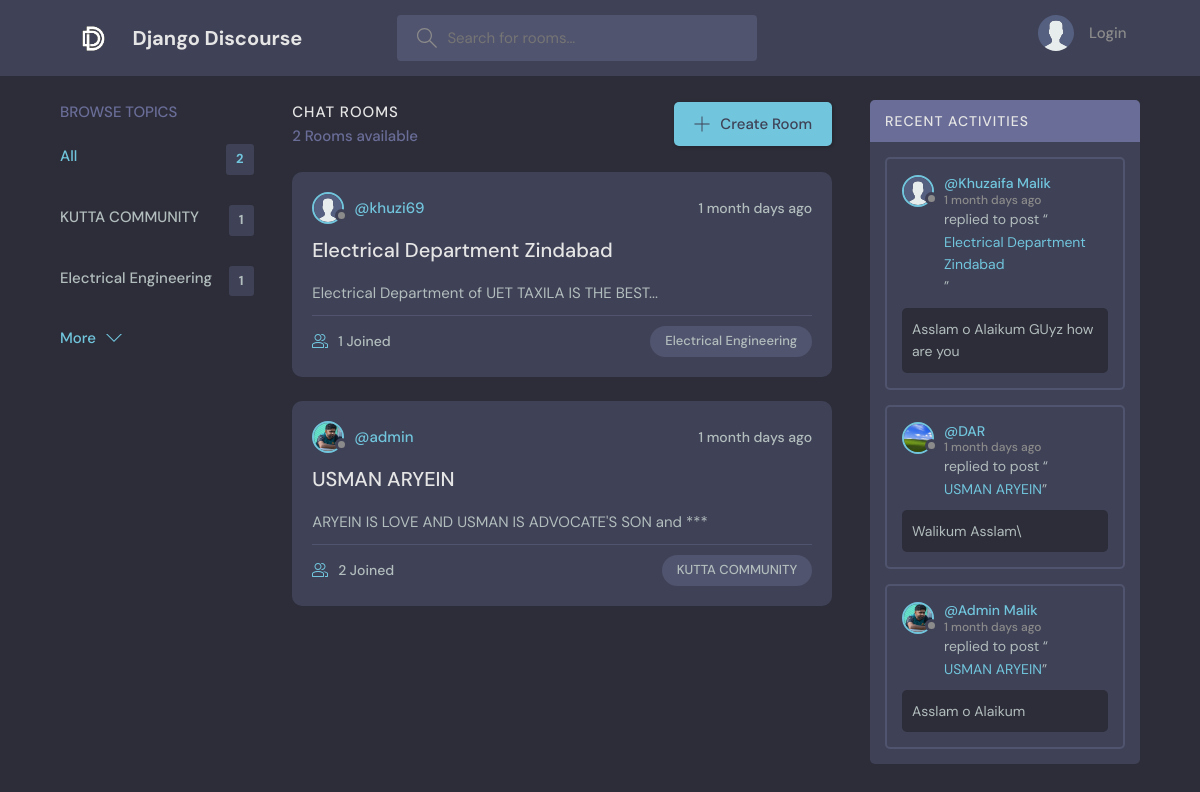
/, run on an earlier commit of the app's database.
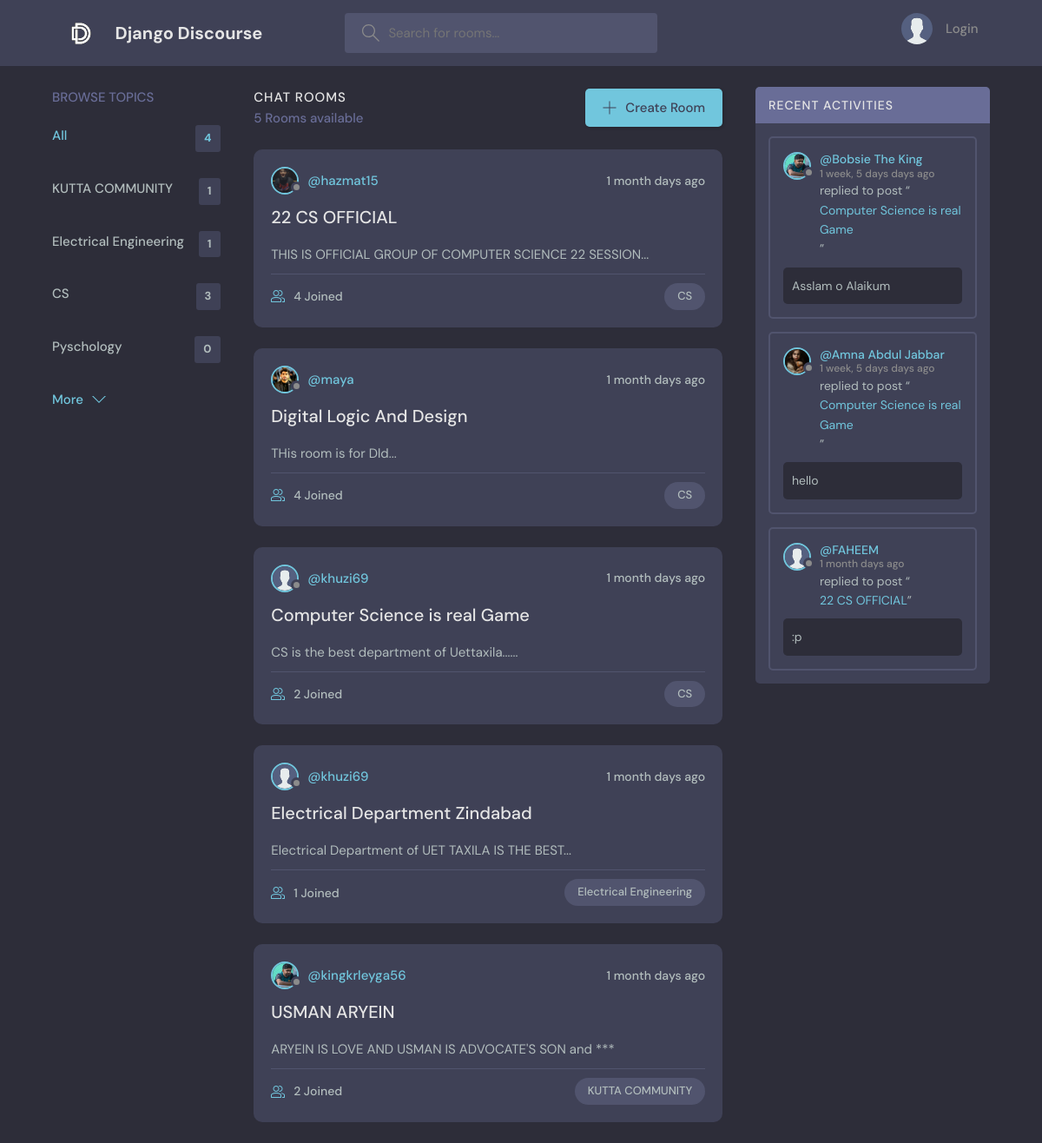
And on a later commit of the database.
### chat/models.py (models this page shows, shortened)
class Topic(models.Model):
    topic = models.CharField(max_length=200)
    def __str__(self):
        return self.topic

class Room(models.Model):
    host = models.ForeignKey(User,on_delete=models.SET_NULL,null=True)
    name = models.CharField(max_length=200)
    description = models.TextField(null=True,blank=True)
    participants = models.ManyToManyField(User,related_name="Participants",blank=True)
    topic = models.ForeignKey(Topic,on_delete=models.SET_NULL,null=True)
    updated = models.DateTimeField(auto_now=True)
    created = models.DateTimeField(auto_now_add=True)
    class Meta:
        ordering = ['-updated','-created']
    def __str__(self):
        return self.name

class User(AbstractUser):
    name = models.CharField(max_length=200,null=True)
    email = models.EmailField(unique=True,null=True)
    bio = models.TextField(null=True)
    avatar = models.ImageField(null=True,default="avatar.svg")
    USERNAME_FIELD = 'email'
    REQUIRED_FIELDS = []

class Message(models.Model):
    user = models.ForeignKey(User,on_delete=models.CASCADE)
    room = models.ForeignKey(Room,on_delete=models.CASCADE)
    message = models.TextField()
    updated = models.DateTimeField(auto_now=True)
    created = models.DateTimeField(auto_now_add=True)

### chat/views.py (the view)
# urls.py: 2. Add a URL to urlpatterns:  path('', views.home, name='home')
def home(request):
    q = request.GET.get('q')  if request.GET.get('q') != None else ''
    rooms = Room.objects.filter(
        Q(topic__topic__icontains=q) |
        Q(name__icontains=q) |
        Q(description__icontains=q)
    )
    room_count = rooms.count()
    topics = Topic.objects.all()[0:5]
    chats = Message.objects.all().order_by('-created')
    context = {'rooms' : rooms,'topics' : topics,'room_count' : room_count,'chats': chats,'page' : 'Django Discourse'}
    return render(request,'chat/home.html',context)

### chat/templates/chat/home.html (shortened to what this page needs)
{% extends "base.html" %}
{% block content %}
<main class="layout layout--3">
  <div class="container">
    {% include 'chat/topics_components.html' %}
    <div class="roomList">
      <div class="roomList__header">
        <div>
          <h2>Chat Rooms</h2>
          <p>{{room_count}} Rooms available</p>
        </div>
        <a class="btn btn--main" href="{% url 'create-room' %}">
          <svg
            version="1.1"
            xmlns="http://www.w3.org/2000/svg"
            width="32"
            height="32"
            viewBox="0 0 32 32"
          >
            <title>add</title>
            <path
              d="M16.943 0.943h-1.885v14.115h-14.115v1.885h14.115v14.115h1.885v-14.115h14.115v-1.885h-14.115v-14.115z"
            ></path>
          </svg>
          Create Room
        </a>
      </div>
      {% include 'chat/feed_components.html' %}
    </div>
    {% include 'chat/activity_components.html' %}
  </div>
</main>
{% endblock  %}

### chat/templates/chat/topics_components.html
<div class="topics">
    <div class="topics__header">
      <h2>Browse Topics</h2>
    </div>
    <ul class="topics__list">
      <li>
        <a href="{% url 'home' %}" class="active">All<span>{{topics.count}}</span></a>
      </li>
      {% for topic in topics %}
      <li>
        <a href="{% url 'home' %}?q={{topic}}">{{topic}}<span>{{topic.room_set.all.count}}</span></a>
      </li>
      {% endfor %}
    </ul>
    <a class="btn btn--link" href="{% url 'topicspage' %}">
      More
      <svg
        version="1.1"
        xmlns="http://www.w3.org/2000/svg"
        width="32"
        height="32"
        viewBox="0 0 32 32"
      >
        <title>chevron-down</title>
        <path d="M16 21l-13-13h-3l16 16 16-16h-3l-13 13z"></path>
      </svg>
    </a>
  </div>

### chat/templates/chat/feed_components.html (shortened to what this page needs)
{% for room in rooms %}
<div class="roomListRoom">
    <div class="roomListRoom__header">
      <a href="{% url 'userprofile' room.host.id %}" class="roomListRoom__author">
        <div class="avatar avatar--small">
          <img src="{{room.host.avatar.url}}" />
        </div>
        <span>@{{ room.host.username }}</span>
      </a>
      <div class="roomListRoom__actions">
        <span>{{ room.created|timesince }} days ago</span>
      </div>
    </div>
    <div class="roomListRoom__content">
      <a href="{% url 'room' room.id %}">{{ room.name }}</a>
      <p>
        {{ room.description }}
      </p>
    </div>
    <div class="roomListRoom__meta">
      <a href="{% url 'room' room.id %}" class="roomListRoom__joined">
        {{ room.participants.count }} Joined
      </a>
      <p class="roomListRoom__topic">{{room.topic}}</p>
    </div>
  </div>
  {% endfor %}

### chat/templates/chat/activity_components.html (shortened to what this page needs)
<div class="activities">
    <div class="activities__header">
      <h2>Recent Activities</h2>
    </div>
    {% for chat in chats|slice:":3" %}
    <div class="activities__box">
      <div class="activities__boxHeader roomListRoom__header">
        <a href="{% url 'userprofile' chat.user.id %}" class="roomListRoom__author">
          <div class="avatar avatar--small">
            <img src="{{chat.user.avatar.url}}" />
          </div>
          <p>
            @{{chat.user.name}}
            <span>{{chat.created|timesince}} days ago</span>
          </p>
        </a>
      </div>
      <div class="activities__boxContent">
        <p>
          replied to post “<a href="{% url 'room' chat.room.id %}">{{chat.room}}</a
          >”
        </p>
        <div class="activities__boxRoomContent">
            {{chat.message}}
        </div>
      </div>
    </div>
    {% endfor %}
  </div>

What changed in the data, as far as the page shows it:
no longer on this page (row unchanged): Message: user.avatar (placeholder picture), user.name "Khuzaifa Malik", created "1 month", room "Electrical Department Zindabad", message "Asslam o Alaikum GUyz how are you"
no longer on this page (row unchanged): Message: user.avatar (picture), user.name "DAR", created "1 month", room "USMAN ARYEIN", message "Walikum Asslam\\"
no longer on this page (row unchanged): Message: user.avatar (picture), user.name "Admin Malik", created "1 month", room "USMAN ARYEIN", message "Asslam o Alaikum"
added Topic: topic "CS", room_set.all.count "3"
added Topic: topic "Pyschology", room_set.all.count "0"
added Room: host.avatar (picture), host.username "hazmat15", created "1 month", name "22 CS OFFICIAL", description "THIS IS OFFICIAL GROUP OF COMPUTER SCIENCE 22 SESSION...", participants.count "4", topic "CS"
added Room: host.avatar (picture), host.username "maya", created "1 month", name "Digital Logic And Design", description "THis room is for Dld...", participants.count "4", topic "CS"
added Room: host.avatar (placeholder picture), host.username "khuzi69", created "1 month", name "Computer Science is real Game", description "CS is the best department of Uettaxila......", participants.count "2", topic "CS"
changed through a linked row, Room "USMAN ARYEIN": host.username "admin" → "kingkrleyga56"
added Message: user.avatar (picture), user.name "Bobsie The King", created "1 week, 5 days", room "Computer Science is real Game", message "Asslam o Alaikum"
added Message: user.avatar (picture), user.name "Amna Abdul Jabbar", created "1 week, 5 days", room "Computer Science is real Game", message "hello"
added Message: user.avatar (placeholder picture), user.name "FAHEEM", created "1 month", room "22 CS OFFICIAL", message ":p"
Also different on the page:
{{ topics.count }}: "2" → "4"
{{ room_count }}: "2" → "5"
